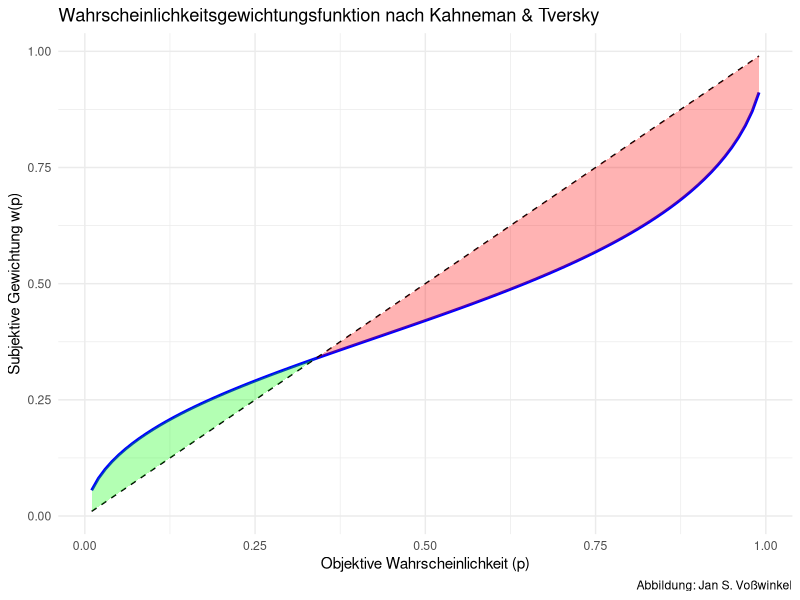
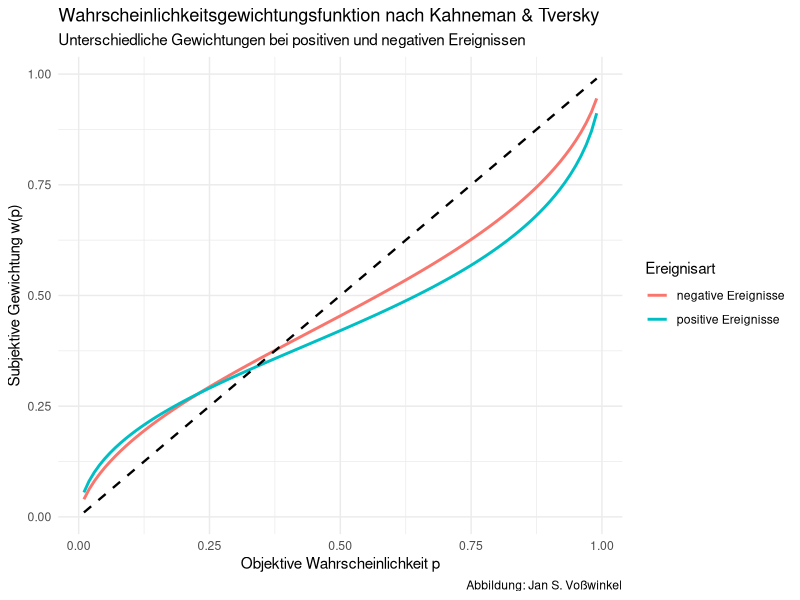
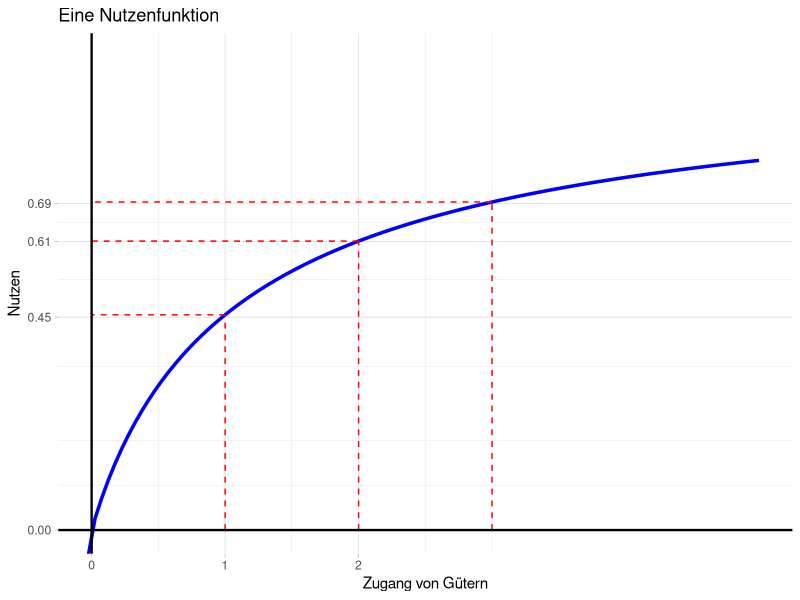
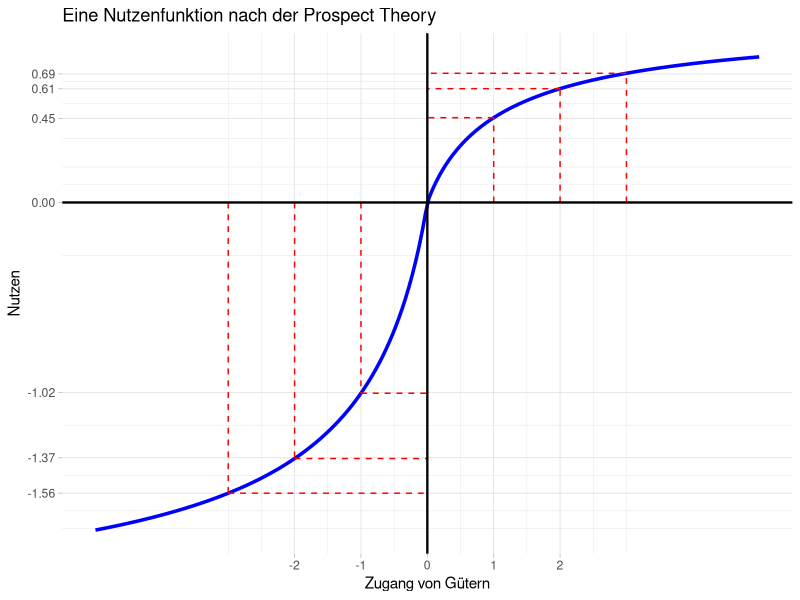

Write R code to recreate these figures, in order.
## ---- chunk 1
#| message: false
#| warning: false
#| fig-cap: Wahrscheinlichkeitsgewichtung

library(ggplot2)

# Definition der Gewichtungsfunktion nach Kahneman/Tversky
weighting_function <- function(p, gamma = 0.61) {
  p^gamma / (p^gamma + (1-p)^gamma)^(1/gamma)
}

# Daten erstellen
probabilities <- seq(0.01, 0.99, by = 0.01)
weights <- weighting_function(probabilities)
df <- data.frame(p = probabilities, w = weights)

# Plot erstellen
ggplot(df, aes(x = p)) +
  geom_line(aes(y = w), color = "blue", linewidth = 1) +  # Gewichtungsfunktion
  geom_line(aes(y = p), color = "black", linetype = "dashed") +  # Referenzdiagonale
  geom_ribbon(aes(ymin = p, ymax = ifelse(w > p, w, p)),
              fill = "green", alpha = 0.3) +  # Übergewichtungsbereich
  geom_ribbon(aes(ymin = ifelse(w < p, w, p), ymax = p),
              fill = "red", alpha = 0.3) +  # Untergewichtungsbereich
  labs(title = "Wahrscheinlichkeitsgewichtungsfunktion nach Kahneman & Tversky",
     #  subtitle = expression(paste("Parameter ", gamma, " = 0.61")),
       x = "Objektive Wahrscheinlichkeit (p)",
       y = "Subjektive Gewichtung w(p)",
       caption = "Abbildung: Jan S. Voßwinkel") +
  #scale_x_continuous(breaks = seq(0, 1, 0.1)) +
  #scale_y_continuous(breaks = seq(0, 1, 0.1)) +
  theme_minimal()
## ---- chunk 2
#| message: false
#| warning: false
#| fig-cap: Wahrscheinlichkeitsgewichtung bei positiven und negativen Ereignissen

library(ggplot2)

# Definition der Gewichtungsfunktion nach Kahneman/Tversky
weighting_function <- function(p, gamma) {
  p^gamma / (p^gamma + (1-p)^gamma)^(1/gamma)
}

# Daten erstellen
probabilities <- seq(0.01, 0.99, by = 0.01)
df <- data.frame(
  p = rep(probabilities, 2),
  w = c(weighting_function(probabilities, gamma = 0.61),
        weighting_function(probabilities, gamma = 0.69)),
  gamma = factor(rep(c("positive Ereignisse", "negative Ereignisse"), each = length(probabilities)))
)

# Plot erstellen
ggplot(df, aes(x = p, y = w, color = gamma)) +
  geom_line(linewidth = 1) +
  geom_line(aes(x = p, y = p), color = "black", linetype = "dashed", linewidth = 0.8, inherit.aes = FALSE) +
  labs(
    title = "Wahrscheinlichkeitsgewichtungsfunktion nach Kahneman & Tversky",
    subtitle="Unterschiedliche Gewichtungen bei positiven und negativen Ereignissen",
    x = "Objektive Wahrscheinlichkeit p",
    y = "Subjektive Gewichtung w(p)",
    color = "Ereignisart",
    caption = "Abbildung: Jan S. Voßwinkel"
  ) +
  theme_minimal()

## ---- chunk 3
#| message: false
#| warning: false
#| fig-cap: Eine Nutzenfunktion

library(ggplot2)

#  Sigmoid-Funktion
sigmoid_sym <- function(x, k, lambda) {
  ifelse(x>=0, x / (1 + abs(x)^k)^(1/k),
         (lambda)*x / (1 + abs(x)^k)^(1/k))
}

# Daten erzeugen
df <- data.frame(x = seq(-5, 5, length.out = 200))
df$y <- sigmoid_sym(df$x, k = .88, lambda=2.25)

# Hilfslinien und Achsen-Breaks
x_vals <- c(-3, -2, -1, 1, 2, 3)
y_vals <- sigmoid_sym(x_vals, k = .88, lambda=2.25)
lines_df <- data.frame(x = x_vals, y = y_vals)

p <- ggplot(df, aes(x, y)) +
  geom_line(size = 1.2, color = "blue") +
  # Vertikale Hilfslinien
  geom_segment(
    data = lines_df,
    aes(x = x, xend = x, y = 0, yend = y),
    linetype = "dashed", color = "red"
  ) +
  # Horizontale Hilfslinien
  geom_segment(
    data = lines_df,
    aes(x = x, xend = 0, y = y, yend = y),
    linetype = "dashed", color = "red"
  ) +
  # Achsen durch den Ursprung
  geom_hline(yintercept = 0, color = "black", linewidth = 0.8) +
  geom_vline(xintercept = 0, color = "black", linewidth = 0.8) +
  # Achsen-Breaks
  scale_x_continuous(breaks = c(-2, -1, 0, 1, 2)) +
  scale_y_continuous(breaks = c(round(y_vals, 2), 0)) +
  labs(title = "Eine Nutzenfunktion nach der Prospect Theory",
       x = "Zugang von Gütern", y = "Nutzen") +
  theme_light() +
  theme(panel.border = element_blank(),
        axis.line = element_blank())

# p

p+ coord_cartesian(xlim = c(0, 5), ylim = c(0, 1))+
  ggtitle("Eine Nutzenfunktion")
## ---- chunk 4
#| message: false
#| warning: false
#| fig-cap: Eine Wertefunktion nach der Prospect Theory

p
